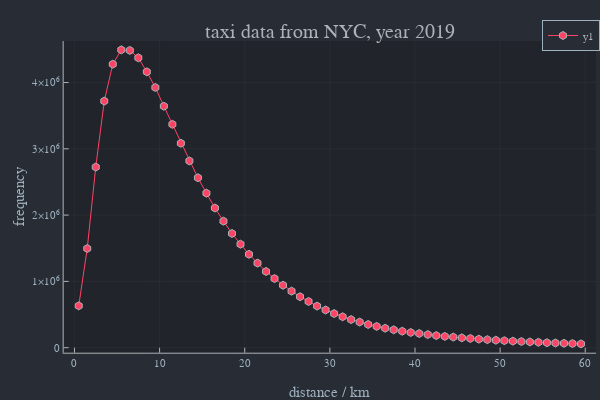

Here is the notebook cell this chart was saved with:
### Markdown cell above
#### travel times

### Code cell
plot(x,y,marker=:hex,xlab="distance / km",ylab="frequency",title="taxi data from NYC, year 2019")

### Figure 1 — Plotly figure (JSON) as saved in the notebook; plotly's stock layout.template omitted (floating-point values rounded to 4 significant figures)
{"data": [{"colorbar": {"title": ""}, "legendgroup": "y1", "line": {"color": "rgba(254, 67, 101, 1.000)", "dash": "solid", "shape": "linear", "width": 1}, "marker": {"color": "rgba(254, 67, 101, 1.000)", "line": {"color": "rgba(173, 178, 183, 1.000)", "width": 1}, "size": 8, "symbol": "hexagon"}, "mode": "lines+markers", "name": "y1", "showlegend": true, "type": "scatter", "x": [0.5, 1.5, 2.5, 3.5, 4.5, 5.5, 6.5, 7.5, 8.5, 9.5, 10.5, 11.5, 12.5, 13.5, 14.5, 15.5, 16.5, 17.5, 18.5, 19.5, 20.5, 21.5, 22.5, 23.5, 24.5, 25.5, 26.5, 27.5, 28.5, 29.5, 30.5, 31.5, 32.5, 33.5, 34.5, 35.5, 36.5, 37.5, 38.5, 39.5, 40.5, 41.5, 42.5, 43.5, 44.5, 45.5, 46.5, 47.5, 48.5, 49.5, 50.5, 51.5, 52.5, 53.5, 54.5, 55.5, 56.5, 57.5, 58.5, 59.5], "xaxis": "x", "y": [631071, 1495901, 2724384, 3720019, 4276969, 4492797, 4484500, 4372848, 4161260, 3925352, 3642865, 3369760, 3083758, 2817551, 2563687, 2331096, 2107062, 1909025, 1722746, 1561554, 1408967, 1275958, 1149973, 1042241, 941553, 852966, 768597, 697053, 627487, 568494, 514506, 466351, 423815, 386523, 349989, 321094, 293242, 269912, 248223, 229367, 213328, 197743, 182859, 170448, 159850, 148207, 138696, 128913, 121380, 112622, 105667, 98756, 92625, 86221, 81419, 75135, 71098, 66090, 61609, 57258], "yaxis": "y", "zmax": null, "zmin": null}], "layout": {"annotations": [{"font": {"color": "rgba(173, 178, 183, 1.000)", "family": "sans-serif", "size": 20}, "rotation": 0, "showarrow": false, "text": "taxi data from NYC, year 2019", "x": 0.5498, "xanchor": "center", "xref": "paper", "y": 1, "yanchor": "top", "yref": "paper"}], "height": 400, "legend": {"bgcolor": "rgba(40, 44, 52, 1.000)", "bordercolor": "rgba(158, 177, 190, 1.000)", "borderwidth": 1, "font": {"color": "rgba(173, 178, 183, 1.000)", "family": "sans-serif", "size": 11}, "title": {"font": {"color": "rgba(173, 178, 183, 1.000)", "family": "sans-serif", "size": 15}, "text": ""}, "tracegroupgap": 0, "traceorder": "normal", "x": 1, "xanchor": "auto", "y": 1, "yanchor": "auto"}, "margin": {"b": 20, "l": 0, "r": 0, "t": 20}, "paper_bgcolor": "rgba(40, 44, 52, 1.000)", "plot_bgcolor": "rgba(33, 37, 43, 1.000)", "showlegend": true, "width": 600, "xaxis": {"anchor": "y", "domain": [0.1061, 0.9934], "gridcolor": "rgba(173, 178, 183, 0.100)", "gridwidth": 0.5, "linecolor": "rgba(173, 178, 183, 1.000)", "mirror": false, "range": [-1.27, 61.27], "showgrid": true, "showline": true, "showticklabels": true, "tickangle": 0, "tickcolor": "rgb(173, 178, 183)", "tickfont": {"color": "rgba(158, 177, 190, 1.000)", "family": "sans-serif", "size": 11}, "tickmode": "array", "ticks": "inside", "ticktext": ["0", "10", "20", "30", "40", "50", "60"], "tickvals": [0, 10, 20, 30, 40, 50, 60], "title": "distance / km", "titlefont": {"color": "rgba(158, 177, 190, 1.000)", "family": "sans-serif", "size": 15}, "type": "-", "visible": true, "zeroline": false, "zerolinecolor": "rgba(173, 178, 183, 1.000)"}, "yaxis": {"anchor": "x", "domain": [0.07581, 0.9415], "gridcolor": "rgba(173, 178, 183, 0.100)", "gridwidth": 0.5, "linecolor": "rgba(173, 178, 183, 1.000)", "mirror": false, "range": [-75810.0, 4626000.0], "showgrid": true, "showline": true, "showticklabels": true, "tickangle": 0, "tickcolor": "rgb(173, 178, 183)", "tickfont": {"color": "rgba(158, 177, 190, 1.000)", "family": "sans-serif", "size": 11}, "tickmode": "array", "ticks": "inside", "ticktext": ["0", "1×10⁶", "2×10⁶", "3×10⁶", "4×10⁶"], "tickvals": [0, 1000000, 2000000, 3000000, 4000000], "title": "frequency", "titlefont": {"color": "rgba(158, 177, 190, 1.000)", "family": "sans-serif", "size": 15}, "type": "-", "visible": true, "zeroline": false, "zerolinecolor": "rgba(173, 178, 183, 1.000)"}}}
